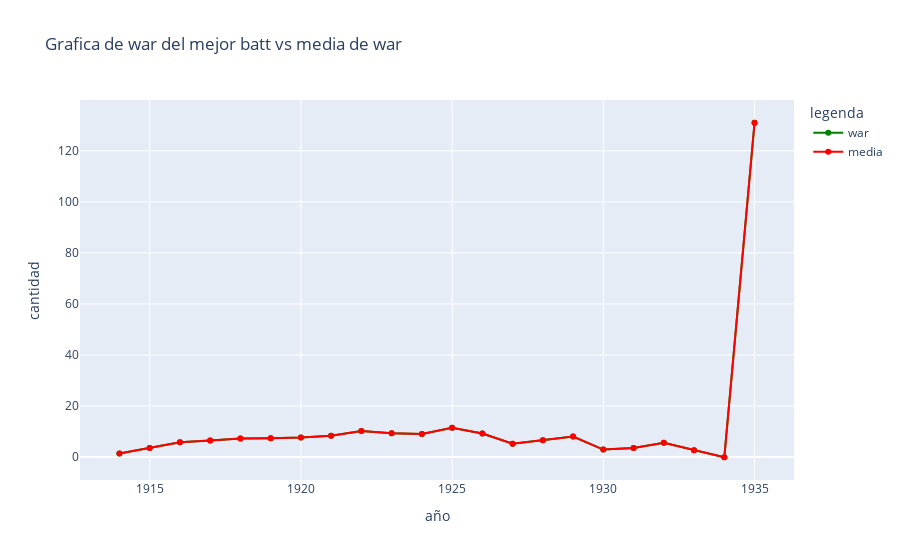

Notebook cell for this chart:
### Code cell
ml.doble_y_protly(best_seasons_b[0],[war_seasons_b[int(ranking_bat.index.to_list()[0])][:len(best_seasons_b[0])], war_seasons_b[int(ranking_bat.index.to_list()[0])][:len(best_seasons_b[0])]], ['war', 'media'],['green','red'],'Grafica de war del mejor batt vs media de war','año', 'cantidad','legenda')

### Figure 1 — Plotly figure (JSON) as saved in the notebook; plotly's stock layout.template omitted (floating-point values rounded to 4 significant figures)
{"data": [{"line": {"color": "green"}, "mode": "lines+markers", "name": "war", "type": "scatter", "x": [1914, 1915, 1916, 1917, 1918, 1919, 1920, 1921, 1922, 1923, 1924, 1925, 1926, 1927, 1928, 1929, 1930, 1931, 1932, 1933, 1934, 1935], "y": [1.4, 3.5, 5.8, 6.5, 7.2, 7.3, 7.6, 8.3, 10.2, 9.3, 9, 11.5, 9.2, 5.2, 6.6, 8, 2.9, 3.5, 5.6, 2.6, -0.1, 131]}, {"line": {"color": "red"}, "mode": "lines+markers", "name": "media", "type": "scatter", "x": [1914, 1915, 1916, 1917, 1918, 1919, 1920, 1921, 1922, 1923, 1924, 1925, 1926, 1927, 1928, 1929, 1930, 1931, 1932, 1933, 1934, 1935], "y": [1.4, 3.5, 5.8, 6.5, 7.2, 7.3, 7.6, 8.3, 10.2, 9.3, 9, 11.5, 9.2, 5.2, 6.6, 8, 2.9, 3.5, 5.6, 2.6, -0.1, 131]}], "layout": {"legend": {"title": {"text": "legenda"}}, "title": {"text": "Grafica de war del mejor batt vs media de war"}, "xaxis": {"title": {"text": "año"}}, "yaxis": {"title": {"text": "cantidad"}}}}
